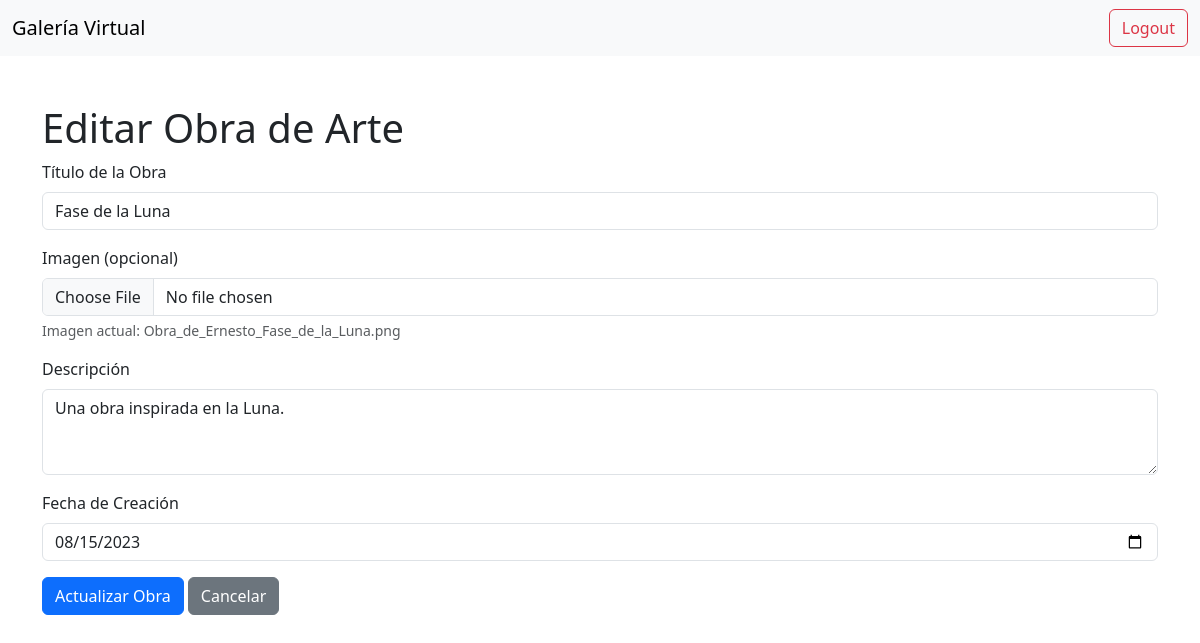
Screenshot of /edit/1 (signed in) with the database file from the repository.
### tables this page shows
CREATE TABLE artworks (
            id INTEGER PRIMARY KEY AUTOINCREMENT,
            title TEXT NOT NULL,
            image TEXT NOT NULL,
            description TEXT NOT NULL,
            creation_date TEXT NOT NULL
        );

### app.py (the view, shortened to what this page needs)
@app.route('/edit/<int:artwork_id>', methods=['GET', 'POST'])
def edit_artwork(artwork_id):
    if 'username' in session and session['role'] == 'admin':
        conn = sqlite3.connect('database.db')
        cursor = conn.cursor()
        cursor.execute('SELECT * FROM artworks WHERE id = ?', (artwork_id,))
        artwork = cursor.fetchone()
        conn.close()
        return render_template('edit_artwork.html', artwork=artwork)
    return redirect(url_for('login'))

### templates/edit_artwork.html (shortened to what this page needs)
<!DOCTYPE html>
<html lang="en">
<head>
    <link href="https://cdn.jsdelivr.net/npm/bootstrap@5.3.0/dist/css/bootstrap.min.css" rel="stylesheet">
</head>
<body>
    <nav class="navbar navbar-expand-lg navbar-light bg-light">
        <div class="container-fluid">
            <a class="navbar-brand" href="/">Galería Virtual</a>
            <div class="d-flex">
                <a class="btn btn-outline-danger" href="/logout">Logout</a>
            </div>
        </div>
    </nav>
    <div class="container mt-5">
        <h1>Editar Obra de Arte</h1>
        <form method="POST" enctype="multipart/form-data">
            <div class="mb-3">
                <label for="title" class="form-label">Título de la Obra</label>
                <input type="text" class="form-control" id="title" name="title" value="{{ artwork[1] }}" required>
            </div>
            <div class="mb-3">
                <label for="image" class="form-label">Imagen (opcional)</label>
                <input type="file" class="form-control" id="image" name="image">
                <p class="form-text">Imagen actual: {{ artwork[2] }}</p>
            </div>
            <div class="mb-3">
                <label for="description" class="form-label">Descripción</label>
                <textarea class="form-control" id="description" name="description" rows="3" required>{{ artwork[3] }}</textarea>
            </div>
            <div class="mb-3">
                <label for="creation_date" class="form-label">Fecha de Creación</label>
                <input type="date" class="form-control" id="creation_date" name="creation_date" value="{{ artwork[4] }}" required>
            </div>
            <button type="submit" class="btn btn-primary">Actualizar Obra</button>
            <a href="/admin-dashboard" class="btn btn-secondary">Cancelar</a>
        </form>
    </div>
</body>
</html>

### rows the page displays
artworks: title "Fase de la Luna", image "Obra_de_Ernesto_Fase_de_la_Luna.png", description "Una obra inspirada en la Luna.", creation_date "08/15/2023"
